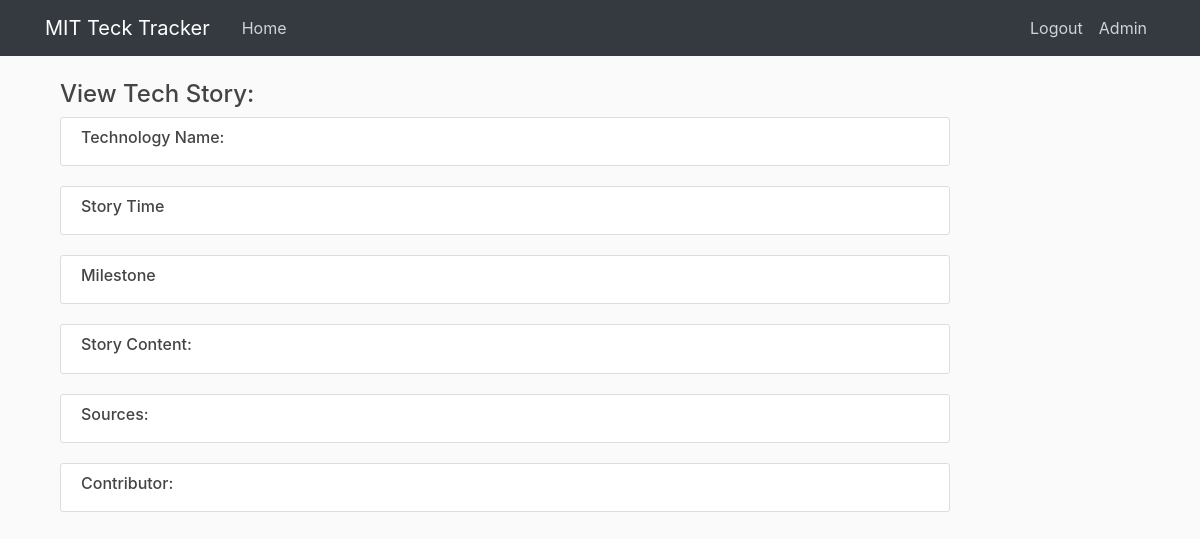
Page /view_log/1 (signed in) on the earlier database version.
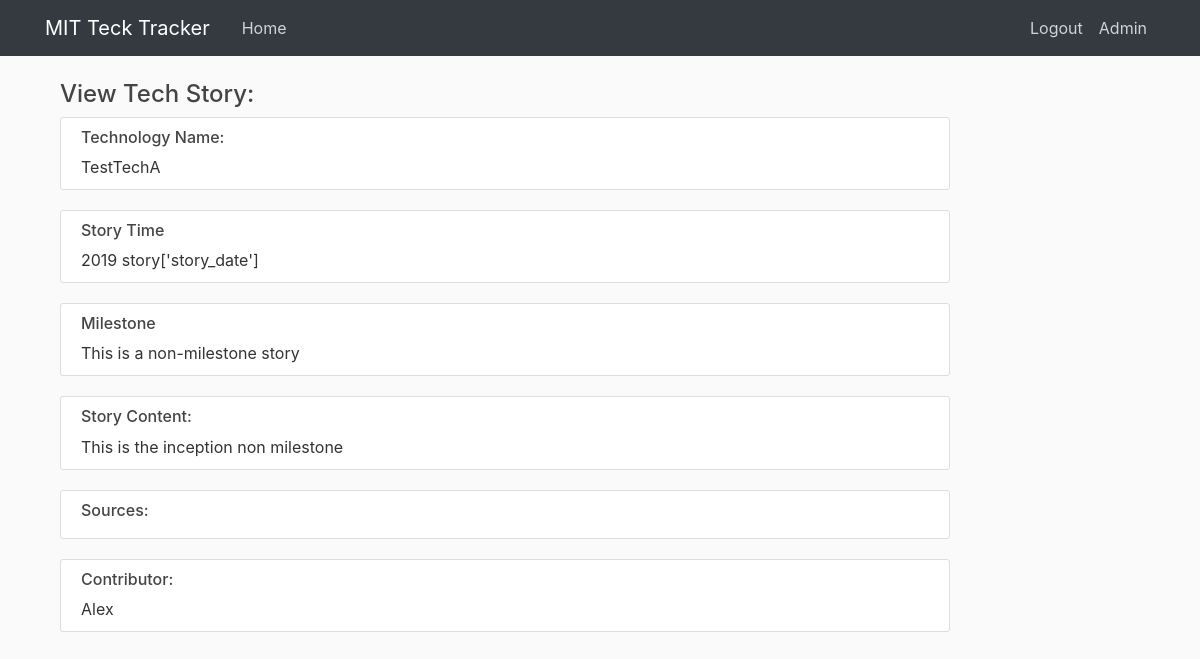
Same page on the later database version.
### tables this page shows
CREATE TABLE tech_story_log (
  log_s_id integer PRIMARY KEY autoincrement,
  contributor integer NOT NULL,
  contribute_time timestamp without time zone NOT NULL,
  tech_name text NOT NULL,
  story_year integer NOT NULL,
  story_date text,
  story_content text NOT NULL,
  milestone text NOT NULL,
  sources text
);

CREATE TABLE users (
  user_id integer PRIMARY KEY autoincrement, -- SERIAL PRIMARY KEY,
  username text,
  email text NOT NULL,
  password text NOT NULL,
  can_scout boolean DEFAULT True,
  can_analyse boolean DEFAULT True,
  can_edit boolean DEFAULT False,
  admin boolean DEFAULT False
);

### app.py (the view)
@app.route("/view_log/<log_s_id>", methods = ['GET', 'POST'])
def view_log(log_s_id):
    user = get_current_user()
    if not user:
        return redirect(url_for('login'))
    if user['can_analyse'] == 0:
        flash('No access to TechAnalytics. Please contact administrators', 'danger')
        return redirect(url_for('home'))
    db = get_db()
    story_cur = db.execute('''
                            select *
                            from tech_story_log tsl join users
                            on contributor = user_id
                            where log_s_id = ?
                            ''', [log_s_id])
    story = story_cur.fetchone()
    return render_template('view_log.html', title='View Tech Story', user = user, story = story)

### app.py (called while the page is built)
def get_current_user():
    user_result = None
    if 'user' in session:
        user_email = session['user']
        db = get_db()
        user_cur = db.execute('select user_id, email, password, can_scout, can_analyse, can_edit, admin from users where email = ?', [user_email])
        user_result = user_cur.fetchone()
    return user_result

### dbTest.py (called while the page is built)
def connect_db(RowMode=True):
    sql = sqlite3.connect(dbpath)
    if RowMode:
        sql.row_factory = sqlite3.Row
    else:
        sql.row_factory = lambda cursor, row: row[0]
    return sql

def get_db():
    if not hasattr(g, 'sqlite3_db'):
        g.sqlite_db = connect_db()
    return g.sqlite_db

### templates/view_log.html (shortened to what this page needs)
{% extends "layout.html" %}
{% from "show_links.html" import show_links %}
{% block nav %}
{{ show_links(user) }}
{% endblock %}
{% block content %}
<div div class="col-lg-12">
    <h4>View Tech Story: </h4>
    <div class = "content-section">
      <h6>Technology Name: </h6>
      {{ story['tech_name']}}
    </div>
    <div class = "content-section">
      <h6>Story Time</h6>
      {{ story['story_year']}} {% if story['story_date'] %} story['story_date'] {% endif %}
    </div>
    <div class = "content-section">
    <h6>Milestone</h6>
      {% if story['milestone'] != 'None' %}  {{ story['milestone'] }} {% else %} This is a non-milestone story {% endif %}
    </div>
    <div class = "content-section">
    <h6>Story Content: </h6>
      {{ story['story_content']}}
    </div>
    <div class = "content-section">
    <h6>Sources: </h6>
    </div>
    <div class = "content-section">
    <h6>Contributor: </h6>
      {{ story['username'] }}
    </div>
</div>
{% endblock content %}

Differences in the rows shown:
added tech_story_log: tech_name "TestTechA", story_year "2019", story_content "This is the inception non milestone"
now on this page (row unchanged): users: username "Alex"
Other differences:
text now shown: "story['story_date'] This is a non-milestone story"
